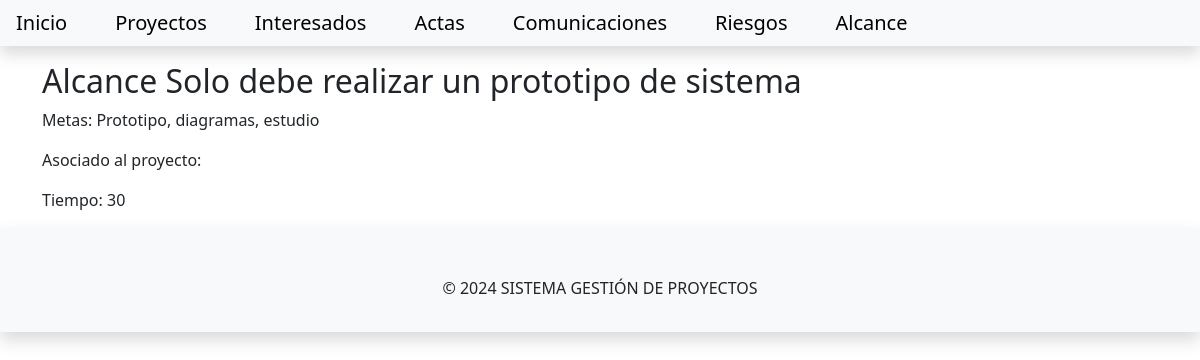
/gestionproyectos/alcance/alcance1proyecto1/, run on the app's committed database.
### gestionproyecto/models.py (models this page shows, shortened)
class Alcance(models.Model):
    descripcion = models.TextField()
    metas = models.TextField()
    tiempo = models.IntegerField()
    slug = models.SlugField(unique=True, max_length=200, blank=True)

### gestionproyecto/views.py (the view)
# urls.py: path('alcance/<slug:slug>/', views.AlcanceView.as_view(), name='alcance_view'),
class AlcanceView(generic.DetailView):
    model = Alcance
    template_name = 'gestionproyectos/alcance.html'

### templates/gestionproyectos/alcance.html
{% extends 'gestionproyectos/base.html' %}
{% block content %}
<div class="container">
<div class="title mt-3">
<div class="card-title">
    <h2>Alcance {{ alcance.descripcion }}</h2>
</div>
<div class="card-body">
    <div class="card-text">
        <p>Metas: {{ alcance.metas }}</p>
        <p>Asociado al proyecto: {{ alcance.proyecto.nombre }}</p>
        <p>Tiempo: {{ alcance.tiempo }}</p>
    </div>
</div>
</div>
</div>
{% endblock content %}

### data on the page
Alcance: descripcion "Solo debe realizar un prototipo de sistema", metas "Prototipo, diagramas, estudio", tiempo "30"
